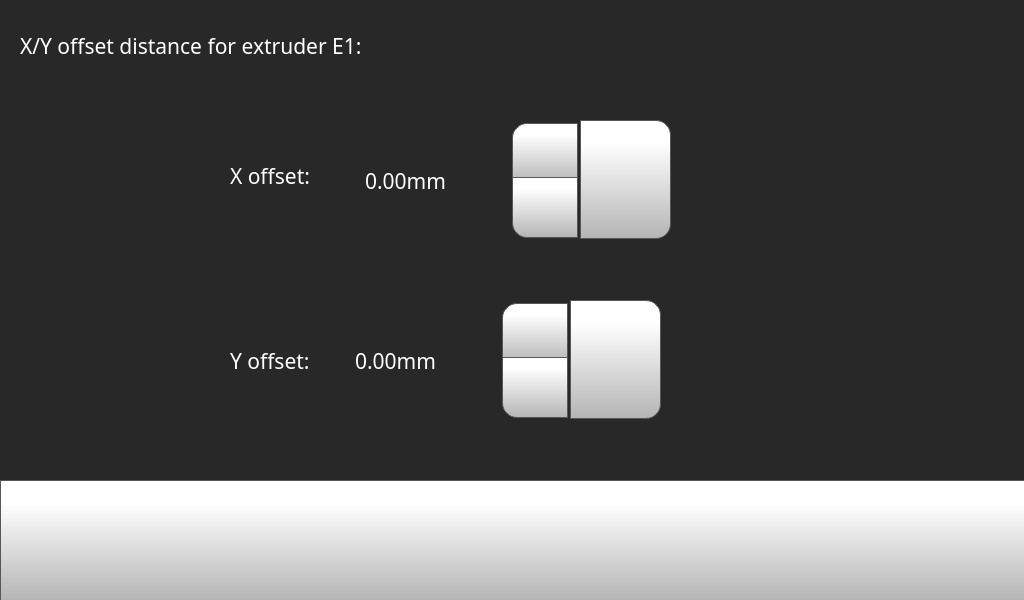
<?xml version="1.0" encoding="UTF-8"?>
<ui version="4.0">
 <class>toolOffset</class>
 <widget class="QWidget" name="toolOffset">
  <property name="geometry">
   <rect>
    <x>0</x>
    <y>0</y>
    <width>1024</width>
    <height>600</height>
   </rect>
  </property>
  <property name="minimumSize">
   <size>
    <width>1024</width>
    <height>600</height>
   </size>
  </property>
  <property name="maximumSize">
   <size>
    <width>1024</width>
    <height>600</height>
   </size>
  </property>
  <property name="windowTitle">
   <string>Form</string>
  </property>
  <widget class="QStackedWidget" name="stackedWidget">
   <property name="geometry">
    <rect>
     <x>0</x>
     <y>0</y>
     <width>1024</width>
     <height>600</height>
    </rect>
   </property>
   <property name="minimumSize">
    <size>
     <width>1024</width>
     <height>600</height>
    </size>
   </property>
   <property name="maximumSize">
    <size>
     <width>1024</width>
     <height>600</height>
    </size>
   </property>
   <property name="styleSheet">
    <string notr="true">background-color: rgb(40, 40, 40);</string>
   </property>
   <property name="currentIndex">
    <number>0</number>
   </property>
   <widget class="QWidget" name="toolOffsetXYPage">
    <widget class="QPushButton" name="toolOffsetXYBackButton">
     <property name="geometry">
      <rect>
       <x>0</x>
       <y>480</y>
       <width>1031</width>
       <height>121</height>
      </rect>
     </property>
     <property name="minimumSize">
      <size>
       <width>0</width>
       <height>0</height>
      </size>
     </property>
     <property name="font">
      <font>
       <family>Gotham</family>
       <pointsize>16</pointsize>
      </font>
     </property>
     <property name="styleSheet">
      <string notr="true">QPushButton {
     border: 1px solid rgb(87, 87, 87);
	background-color: qlineargradient(spread:pad, x1:0, y1:1, x2:0, y2:0.188, stop:0 rgba(180, 180, 180, 255), stop:1 rgba(255, 255, 255, 255));


}

QPushButton:pressed {
    background-color: qlineargradient(x1: 0, y1: 0, x2: 0, y2: 1,
                                      stop: 0 #dadbde, stop: 1 #f6f7fa);
}

QPushButton:flat {
    border: none; /* no border for a flat push button */
}

QPushButton:default {
    border-color: navy; /* make the default button prominent */
}

QPushButton:focus {
	outline: none;
}</string>
     </property>
     <property name="text">
      <string/>
     </property>
     <property name="icon">
      <iconset resource="../../resources/resource.qrc">
       <normaloff>:/Navigation/img/Navigation/arrows-4.png</normaloff>:/Navigation/img/Navigation/arrows-4.png</iconset>
     </property>
     <property name="iconSize">
      <size>
       <width>70</width>
       <height>70</height>
      </size>
     </property>
     <property name="checkable">
      <bool>false</bool>
     </property>
     <property name="autoDefault">
      <bool>false</bool>
     </property>
     <property name="default">
      <bool>false</bool>
     </property>
     <property name="flat">
      <bool>false</bool>
     </property>
    </widget>
    <widget class="QLabel" name="toolOffsetLabel">
     <property name="geometry">
      <rect>
       <x>20</x>
       <y>30</y>
       <width>1001</width>
       <height>31</height>
      </rect>
     </property>
     <property name="font">
      <font>
       <family>Gotham</family>
       <pointsize>16</pointsize>
       <weight>50</weight>
       <bold>false</bold>
      </font>
     </property>
     <property name="styleSheet">
      <string notr="true">color: rgb(255, 255, 255);</string>
     </property>
     <property name="text">
      <string>X/Y offset distance for extruder E1:</string>
     </property>
    </widget>
    <widget class="QLabel" name="toolOffsetYLabel">
     <property name="geometry">
      <rect>
       <x>230</x>
       <y>340</y>
       <width>121</width>
       <height>41</height>
      </rect>
     </property>
     <property name="font">
      <font>
       <family>Gotham</family>
       <pointsize>16</pointsize>
       <weight>50</weight>
       <bold>false</bold>
      </font>
     </property>
     <property name="styleSheet">
      <string notr="true">color: rgb(255, 255, 255);</string>
     </property>
     <property name="text">
      <string>Y offset: </string>
     </property>
    </widget>
    <widget class="QDoubleSpinBox" name="toolOffsetXDoubleSpinBox">
     <property name="geometry">
      <rect>
       <x>360</x>
       <y>120</y>
       <width>221</width>
       <height>121</height>
      </rect>
     </property>
     <property name="font">
      <font>
       <family>Gotham</family>
       <pointsize>16</pointsize>
      </font>
     </property>
     <property name="styleSheet">
      <string notr="true">QDoubleSpinBox {
    padding-right: 5px; /* make room for the arrows */
	color: rgb(255, 255, 255);
	background-color: rgba(255, 255, 255, 0);
   
}
QDoubleSpinBox ::text:selected {
	background-color: rgb(255, 146, 57);
   
}
QDoubleSpinBox::up-button {
     border: 1px solid rgb(87, 87, 87);

border-top-left-radius: 15px;
	background-color: qlineargradient(spread:pad, x1:0, y1:1, x2:0, y2:0.188, stop:0 rgba(180, 180, 180, 255), stop:1 rgba(255, 255, 255, 255));
    width: 60px;
     height: 55px;
    padding: 2px;
}

QDoubleSpinBox::up-arrow { 
	image: url(:/Navigation/img/Navigation/arrows.png);
    width: 40px;
     height: 40px;
padding: 5px;
}



QDoubleSpinBox::up-button:pressed {
    background-color: qlineargradient(x1: 0, y1: 0, x2: 0, y2: 1,
                                      stop: 0 #dadbde, stop: 1 #f6f7fa);
}


QDoubleSpinBox::down-button {
     border: 1px solid rgb(87, 87, 87);
border-bottom-left-radius: 15px;
	background-color: qlineargradient(spread:pad, x1:0, y1:1, x2:0, y2:0.188, stop:0 rgba(180, 180, 180, 255), stop:1 rgba(255, 255, 255, 255));
    width: 60px;
     height: 55px;
    padding: 2px;
}

QDoubleSpinBox::down-arrow { 
	image: url(:/Navigation/img/Navigation/arrows-5.png);
    width: 40px;
    height: 40px;
padding: 5px;
}

QDoubleSpinBox::down-button:pressed {
    background-color: qlineargradient(x1: 0, y1: 0, x2: 0, y2: 1,
                                      stop: 0 #dadbde, stop: 1 #f6f7fa);

}

</string>
     </property>
     <property name="frame">
      <bool>false</bool>
     </property>
     <property name="readOnly">
      <bool>false</bool>
     </property>
     <property name="buttonSymbols">
      <enum>QAbstractSpinBox::UpDownArrows</enum>
     </property>
     <property name="accelerated">
      <bool>true</bool>
     </property>
     <property name="suffix">
      <string>mm</string>
     </property>
     <property name="decimals">
      <number>2</number>
     </property>
     <property name="minimum">
      <double>-50.000000000000000</double>
     </property>
     <property name="maximum">
      <double>50.000000000000000</double>
     </property>
     <property name="singleStep">
      <double>0.025000000000000</double>
     </property>
     <property name="value">
      <double>0.000000000000000</double>
     </property>
    </widget>
    <widget class="QDoubleSpinBox" name="toolOffsetYDoubleSpinBox">
     <property name="geometry">
      <rect>
       <x>350</x>
       <y>300</y>
       <width>221</width>
       <height>121</height>
      </rect>
     </property>
     <property name="font">
      <font>
       <family>Gotham</family>
       <pointsize>16</pointsize>
      </font>
     </property>
     <property name="styleSheet">
      <string notr="true">QDoubleSpinBox {
    padding-right: 5px; /* make room for the arrows */
	color: rgb(255, 255, 255);
	background-color: rgba(255, 255, 255, 0);
   
}
QDoubleSpinBox ::text:selected {
	background-color: rgb(255, 146, 57);
   
}
QDoubleSpinBox::up-button {
     border: 1px solid rgb(87, 87, 87);

border-top-left-radius: 15px;
	background-color: qlineargradient(spread:pad, x1:0, y1:1, x2:0, y2:0.188, stop:0 rgba(180, 180, 180, 255), stop:1 rgba(255, 255, 255, 255));
    width: 60px;
     height: 55px;
    padding: 2px;
}

QDoubleSpinBox::up-arrow { 
	image: url(:/Navigation/img/Navigation/arrows.png);
    width: 40px;
     height: 40px;
padding: 5px;
}



QDoubleSpinBox::up-button:pressed {
    background-color: qlineargradient(x1: 0, y1: 0, x2: 0, y2: 1,
                                      stop: 0 #dadbde, stop: 1 #f6f7fa);
}


QDoubleSpinBox::down-button {
     border: 1px solid rgb(87, 87, 87);
border-bottom-left-radius: 15px;
	background-color: qlineargradient(spread:pad, x1:0, y1:1, x2:0, y2:0.188, stop:0 rgba(180, 180, 180, 255), stop:1 rgba(255, 255, 255, 255));
    width: 60px;
     height: 55px;
    padding: 2px;
}

QDoubleSpinBox::down-arrow { 
	image: url(:/Navigation/img/Navigation/arrows-5.png);
    width: 40px;
    height: 40px;
padding: 5px;
}

QDoubleSpinBox::down-button:pressed {
    background-color: qlineargradient(x1: 0, y1: 0, x2: 0, y2: 1,
                                      stop: 0 #dadbde, stop: 1 #f6f7fa);

}

</string>
     </property>
     <property name="frame">
      <bool>false</bool>
     </property>
     <property name="readOnly">
      <bool>false</bool>
     </property>
     <property name="buttonSymbols">
      <enum>QAbstractSpinBox::UpDownArrows</enum>
     </property>
     <property name="accelerated">
      <bool>true</bool>
     </property>
     <property name="suffix">
      <string>mm</string>
     </property>
     <property name="decimals">
      <number>2</number>
     </property>
     <property name="minimum">
      <double>-4.000000000000000</double>
     </property>
     <property name="maximum">
      <double>4.000000000000000</double>
     </property>
     <property name="singleStep">
      <double>0.025000000000000</double>
     </property>
    </widget>
    <widget class="QPushButton" name="toolOffsetXSetButton">
     <property name="geometry">
      <rect>
       <x>580</x>
       <y>120</y>
       <width>91</width>
       <height>119</height>
      </rect>
     </property>
     <property name="font">
      <font>
       <family>Gotham</family>
       <pointsize>16</pointsize>
      </font>
     </property>
     <property name="styleSheet">
      <string notr="true">QPushButton {
     border: 1px solid rgb(87, 87, 87);
	background-color: qlineargradient(spread:pad, x1:0, y1:1, x2:0, y2:0.188, stop:0 rgba(180, 180, 180, 255), stop:1 rgba(255, 255, 255, 255));
border-top-right-radius: 15px;
border-bottom-right-radius: 15px;

}

QPushButton:pressed {
    background-color: qlineargradient(x1: 0, y1: 0, x2: 0, y2: 1,
                                      stop: 0 #dadbde, stop: 1 #f6f7fa);
}

QPushButton:flat {
    border: none; /* no border for a flat push button */
}

QPushButton:default {
    border-color: navy; /* make the default button prominent */
}
QPushButton:focus {
	outline: none;
}</string>
     </property>
     <property name="text">
      <string/>
     </property>
     <property name="icon">
      <iconset resource="../../resources/resource.qrc">
       <normaloff>:/Icons/img/icons/verification-mark.png</normaloff>:/Icons/img/icons/verification-mark.png</iconset>
     </property>
     <property name="iconSize">
      <size>
       <width>70</width>
       <height>70</height>
      </size>
     </property>
    </widget>
    <widget class="QPushButton" name="toolOffsetYSetButton">
     <property name="geometry">
      <rect>
       <x>570</x>
       <y>300</y>
       <width>91</width>
       <height>119</height>
      </rect>
     </property>
     <property name="font">
      <font>
       <family>Gotham</family>
       <pointsize>16</pointsize>
      </font>
     </property>
     <property name="styleSheet">
      <string notr="true">QPushButton {
     border: 1px solid rgb(87, 87, 87);
	background-color: qlineargradient(spread:pad, x1:0, y1:1, x2:0, y2:0.188, stop:0 rgba(180, 180, 180, 255), stop:1 rgba(255, 255, 255, 255));
border-top-right-radius: 15px;
border-bottom-right-radius: 15px;

}

QPushButton:pressed {
    background-color: qlineargradient(x1: 0, y1: 0, x2: 0, y2: 1,
                                      stop: 0 #dadbde, stop: 1 #f6f7fa);
}

QPushButton:flat {
    border: none; /* no border for a flat push button */
}

QPushButton:default {
    border-color: navy; /* make the default button prominent */
}
QPushButton:focus {
	outline: none;
}</string>
     </property>
     <property name="text">
      <string/>
     </property>
     <property name="icon">
      <iconset resource="../../resources/resource.qrc">
       <normaloff>:/Icons/img/icons/verification-mark.png</normaloff>:/Icons/img/icons/verification-mark.png</iconset>
     </property>
     <property name="iconSize">
      <size>
       <width>70</width>
       <height>70</height>
      </size>
     </property>
    </widget>
    <widget class="QLabel" name="tollOffsetXLabel_6">
     <property name="geometry">
      <rect>
       <x>230</x>
       <y>160</y>
       <width>121</width>
       <height>31</height>
      </rect>
     </property>
     <property name="font">
      <font>
       <family>Gotham</family>
       <pointsize>16</pointsize>
       <weight>50</weight>
       <bold>false</bold>
      </font>
     </property>
     <property name="styleSheet">
      <string notr="true">color: rgb(255, 255, 255);</string>
     </property>
     <property name="text">
      <string>X offset: </string>
     </property>
    </widget>
   </widget>
   <widget class="QWidget" name="toolOffsetZPage">
    <widget class="QLabel" name="toolOffsetLabel_6">
     <property name="geometry">
      <rect>
       <x>20</x>
       <y>70</y>
       <width>1001</width>
       <height>41</height>
      </rect>
     </property>
     <property name="font">
      <font>
       <family>Gotham</family>
       <pointsize>16</pointsize>
       <weight>50</weight>
       <bold>false</bold>
      </font>
     </property>
     <property name="styleSheet">
      <string notr="true">color: rgb(255, 255, 255);</string>
     </property>
     <property name="text">
      <string>Z offset distance for extruder E1:</string>
     </property>
    </widget>
    <widget class="QLabel" name="tollOffsetXLabel_7">
     <property name="geometry">
      <rect>
       <x>250</x>
       <y>260</y>
       <width>131</width>
       <height>41</height>
      </rect>
     </property>
     <property name="font">
      <font>
       <family>Gotham</family>
       <pointsize>16</pointsize>
       <weight>50</weight>
       <bold>false</bold>
      </font>
     </property>
     <property name="styleSheet">
      <string notr="true">color: rgb(255, 255, 255);</string>
     </property>
     <property name="text">
      <string>Z offset:</string>
     </property>
    </widget>
    <widget class="QDoubleSpinBox" name="toolOffsetZDoubleSpinBox">
     <property name="geometry">
      <rect>
       <x>400</x>
       <y>220</y>
       <width>221</width>
       <height>121</height>
      </rect>
     </property>
     <property name="font">
      <font>
       <family>Gotham</family>
       <pointsize>16</pointsize>
      </font>
     </property>
     <property name="styleSheet">
      <string notr="true">QDoubleSpinBox {
    padding-right: 5px; /* make room for the arrows */
	color: rgb(255, 255, 255);
	background-color: rgba(255, 255, 255, 0);
   
}
QDoubleSpinBox ::text:selected {
	background-color: rgb(255, 146, 57);
   
}
QDoubleSpinBox::up-button {
     border: 1px solid rgb(87, 87, 87);

border-top-left-radius: 15px;
	background-color: qlineargradient(spread:pad, x1:0, y1:1, x2:0, y2:0.188, stop:0 rgba(180, 180, 180, 255), stop:1 rgba(255, 255, 255, 255));
    width: 60px;
     height: 55px;
    padding: 2px;
}

QDoubleSpinBox::up-arrow { 
image: url(:/Navigation/img/Navigation/arrows.png);
    width: 40px;
     height: 40px;
padding: 5px;
}



QDoubleSpinBox::up-button:pressed {
    background-color: qlineargradient(x1: 0, y1: 0, x2: 0, y2: 1,
                                      stop: 0 #dadbde, stop: 1 #f6f7fa);
}


QDoubleSpinBox::down-button {
     border: 1px solid rgb(87, 87, 87);
border-bottom-left-radius: 15px;
	background-color: qlineargradient(spread:pad, x1:0, y1:1, x2:0, y2:0.188, stop:0 rgba(180, 180, 180, 255), stop:1 rgba(255, 255, 255, 255));
    width: 60px;
     height: 55px;
    padding: 2px;
}

QDoubleSpinBox::down-arrow { 
image: url(:/Navigation/img/Navigation/arrows-5.png);
    width: 40px;
    height: 40px;
padding: 5px;
}

QDoubleSpinBox::down-button:pressed {
    background-color: qlineargradient(x1: 0, y1: 0, x2: 0, y2: 1,
                                      stop: 0 #dadbde, stop: 1 #f6f7fa);

}

</string>
     </property>
     <property name="frame">
      <bool>false</bool>
     </property>
     <property name="readOnly">
      <bool>false</bool>
     </property>
     <property name="buttonSymbols">
      <enum>QAbstractSpinBox::UpDownArrows</enum>
     </property>
     <property name="accelerated">
      <bool>true</bool>
     </property>
     <property name="suffix">
      <string>mm</string>
     </property>
     <property name="decimals">
      <number>2</number>
     </property>
     <property name="minimum">
      <double>-2.000000000000000</double>
     </property>
     <property name="maximum">
      <double>2.000000000000000</double>
     </property>
     <property name="singleStep">
      <double>0.025000000000000</double>
     </property>
     <property name="value">
      <double>0.000000000000000</double>
     </property>
    </widget>
    <widget class="QPushButton" name="toolOffsetZSetButton">
     <property name="geometry">
      <rect>
       <x>620</x>
       <y>221</y>
       <width>91</width>
       <height>119</height>
      </rect>
     </property>
     <property name="font">
      <font>
       <family>Gotham</family>
       <pointsize>16</pointsize>
      </font>
     </property>
     <property name="styleSheet">
      <string notr="true">QPushButton {
     border: 1px solid rgb(87, 87, 87);
	background-color: qlineargradient(spread:pad, x1:0, y1:1, x2:0, y2:0.188, stop:0 rgba(180, 180, 180, 255), stop:1 rgba(255, 255, 255, 255));
border-top-right-radius: 15px;
border-bottom-right-radius: 15px;

}

QPushButton:pressed {
    background-color: qlineargradient(x1: 0, y1: 0, x2: 0, y2: 1,
                                      stop: 0 #dadbde, stop: 1 #f6f7fa);
}

QPushButton:flat {
    border: none; /* no border for a flat push button */
}

QPushButton:default {
    border-color: navy; /* make the default button prominent */
}
QPushButton:focus {
	outline: none;
}</string>
     </property>
     <property name="text">
      <string/>
     </property>
     <property name="icon">
      <iconset resource="../../resources/resource.qrc">
       <normaloff>:/Icons/img/icons/verification-mark.png</normaloff>:/Icons/img/icons/verification-mark.png</iconset>
     </property>
     <property name="iconSize">
      <size>
       <width>70</width>
       <height>70</height>
      </size>
     </property>
    </widget>
    <widget class="QPushButton" name="toolOffsetZBackButton">
     <property name="geometry">
      <rect>
       <x>0</x>
       <y>480</y>
       <width>1031</width>
       <height>121</height>
      </rect>
     </property>
     <property name="minimumSize">
      <size>
       <width>0</width>
       <height>0</height>
      </size>
     </property>
     <property name="font">
      <font>
       <family>Gotham</family>
       <pointsize>16</pointsize>
      </font>
     </property>
     <property name="styleSheet">
      <string notr="true">QPushButton {
     border: 1px solid rgb(87, 87, 87);
	background-color: qlineargradient(spread:pad, x1:0, y1:1, x2:0, y2:0.188, stop:0 rgba(180, 180, 180, 255), stop:1 rgba(255, 255, 255, 255));


}

QPushButton:pressed {
    background-color: qlineargradient(x1: 0, y1: 0, x2: 0, y2: 1,
                                      stop: 0 #dadbde, stop: 1 #f6f7fa);
}

QPushButton:flat {
    border: none; /* no border for a flat push button */
}

QPushButton:default {
    border-color: navy; /* make the default button prominent */
}

QPushButton:focus {
	outline: none;
}</string>
     </property>
     <property name="text">
      <string/>
     </property>
     <property name="icon">
      <iconset resource="../../resources/resource.qrc">
       <normaloff>:/Navigation/img/Navigation/arrows-4.png</normaloff>:/Navigation/img/Navigation/arrows-4.png</iconset>
     </property>
     <property name="iconSize">
      <size>
       <width>70</width>
       <height>70</height>
      </size>
     </property>
     <property name="checkable">
      <bool>false</bool>
     </property>
     <property name="autoDefault">
      <bool>false</bool>
     </property>
     <property name="default">
      <bool>false</bool>
     </property>
     <property name="flat">
      <bool>false</bool>
     </property>
    </widget>
   </widget>
  </widget>
 </widget>
 <resources>
  <include location="../../resources/resource.qrc"/>
 </resources>
 <connections/>
</ui>
